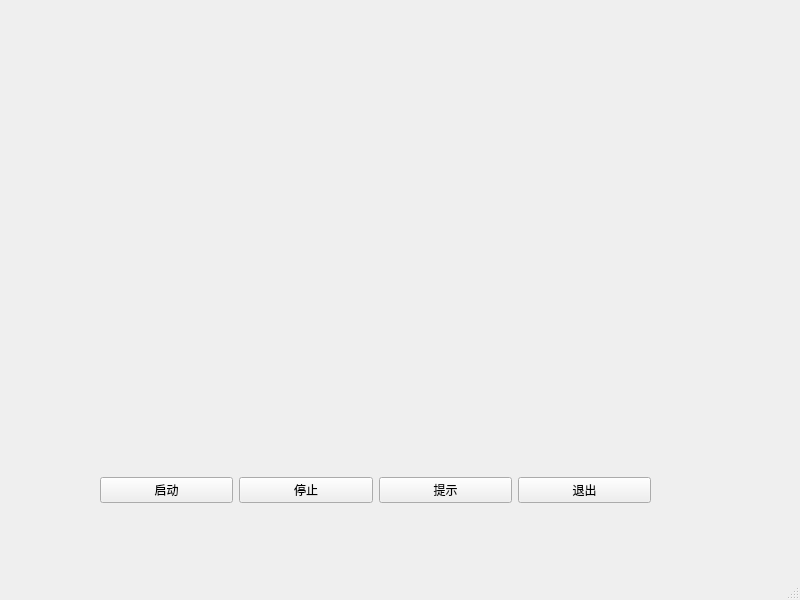
<?xml version="1.0" encoding="UTF-8"?>
<ui version="4.0">
 <class>MainWindow</class>
 <widget class="QMainWindow" name="MainWindow">
  <property name="geometry">
   <rect>
    <x>0</x>
    <y>0</y>
    <width>800</width>
    <height>600</height>
   </rect>
  </property>
  <property name="windowTitle">
   <string>MainWindow</string>
  </property>
  <widget class="QWidget" name="centralwidget">
   <widget class="QWidget" name="">
    <property name="geometry">
     <rect>
      <x>100</x>
      <y>450</y>
      <width>551</width>
      <height>81</height>
     </rect>
    </property>
    <layout class="QHBoxLayout" name="horizontalLayout">
     <item>
      <widget class="QPushButton" name="pushButton">
       <property name="text">
        <string>启动</string>
       </property>
      </widget>
     </item>
     <item>
      <widget class="QPushButton" name="pushButton_5">
       <property name="text">
        <string>停止</string>
       </property>
      </widget>
     </item>
     <item>
      <widget class="QPushButton" name="pushButton_2">
       <property name="text">
        <string>提示</string>
       </property>
      </widget>
     </item>
     <item>
      <widget class="QPushButton" name="pushButton_3">
       <property name="text">
        <string>退出</string>
       </property>
      </widget>
     </item>
    </layout>
   </widget>
  </widget>
  <widget class="QStatusBar" name="statusbar"/>
 </widget>
 <resources/>
 <connections/>
</ui>
